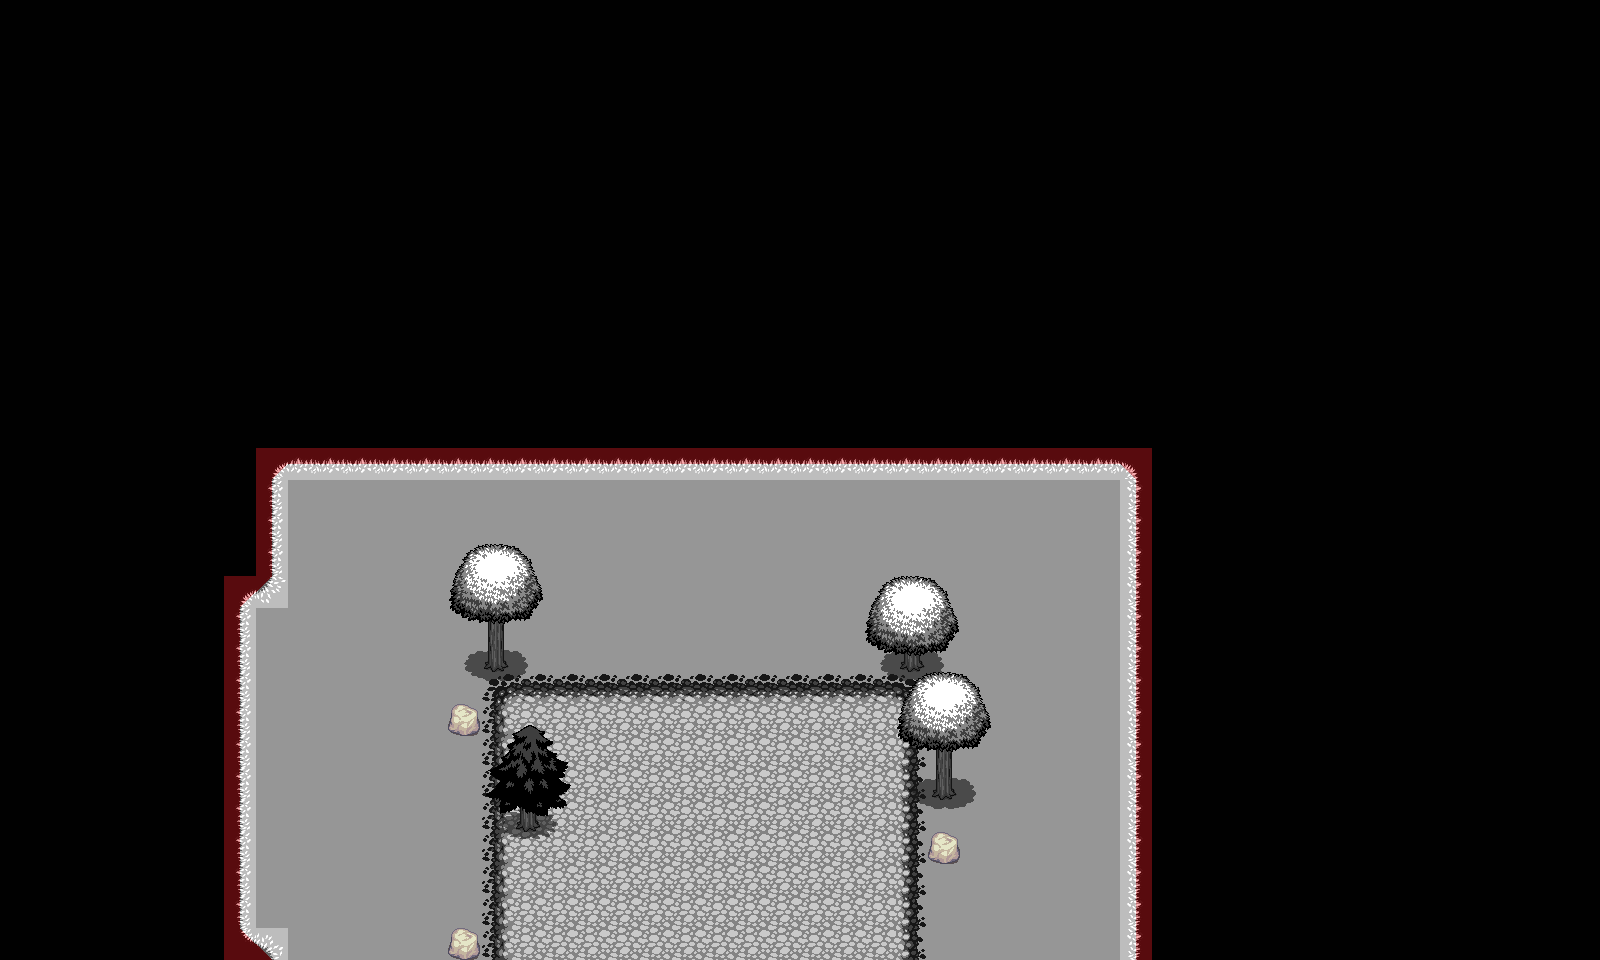

The image is a tile-based game level rendered from a .tmx file. Its description and source (layers, tilesets, objects; grid data summarised) follow:
An orthogonal 50x30 tile map with 32x32 px tiles, 6 tile layers (Background, Ground, Overground, GroundObjects, ...), 53 tilesets and 17 objects.

<map version="1.0" orientation="orthogonal" renderorder="right-down" width="50" height="30" tilewidth="32" tileheight="32" nextobjectid="16">
 <tileset firstgid="1" name="col_half_right" tilewidth="32" tileheight="32" tilecount="1" columns="1">
  <image source="../col_half_right.png" width="32" height="32" />
  <tile id="0">
   <objectgroup draworder="index">
    <object id="2" x="16" y="0" width="16" height="32" />
   </objectgroup>
  </tile>
 </tileset>
 <tileset firstgid="2" name="col_half_left" tilewidth="32" tileheight="32" tilecount="1" columns="1">
  <image source="../col_half_left.png" width="32" height="32" />
  <tile id="0">
   <objectgroup draworder="index">
    <object id="1" x="0" y="0" width="16" height="32" />
   </objectgroup>
  </tile>
 </tileset>
 <tileset firstgid="3" name="col_half_bottom" tilewidth="32" tileheight="32" tilecount="1" columns="1">
  <image source="../col_half_bottom.png" width="32" height="32" />
  <tile id="0">
   <objectgroup draworder="index">
    <object id="1" x="0" y="16" width="32" height="16" />
   </objectgroup>
  </tile>
 </tileset>
 <tileset firstgid="4" name="col_half_top" tilewidth="32" tileheight="32" tilecount="1" columns="1">
  <image source="../col_half_top.png" width="32" height="32" />
  <tile id="0">
   <objectgroup draworder="index">
    <object id="1" x="0" y="0" width="32" height="16" />
   </objectgroup>
  </tile>
 </tileset>
 <tileset firstgid="5" name="water" tilewidth="32" tileheight="32" tilecount="18" columns="3">
  <image source="../LPC Base Assets/LPC Base Assets/tiles/water.png" width="96" height="192" />
 </tileset>
 <tileset firstgid="23" name="grass" tilewidth="32" tileheight="32" tilecount="18" columns="3">
  <image source="../LPC Base Assets/LPC Base Assets/tiles/grass.png" width="96" height="192" />
  <terraintypes>
   <terrain name="grass" tile="-1">
    <properties>
     <property name="unity:tag" value="DoorsLayer" />
    </properties>
   </terrain>
  </terraintypes>
  <tile id="1" terrain="0,0,0," />
  <tile id="2" terrain="0,0,,0" />
  <tile id="4" terrain="0,,0,0" />
  <tile id="5" terrain=",0,0,0" />
  <tile id="6" terrain=",,,0" />
  <tile id="7" terrain=",,0,0" />
  <tile id="8" terrain=",,0," />
  <tile id="9" terrain=",0,,0" />
  <tile id="10" terrain="0,0,0,0" />
  <tile id="11" terrain="0,,0," />
  <tile id="12" terrain=",0,," />
  <tile id="13" terrain="0,0,," />
  <tile id="14" terrain="0,,," />
 </tileset>
 <tileset firstgid="41" name="col_triangle1" tilewidth="32" tileheight="32" tilecount="1" columns="1">
  <image source="../col_triangle1.png" width="32" height="32" />
  <tile id="0">
   <objectgroup draworder="index">
    <object id="1" x="32" y="15.9091">
     <polygon points="0,0 -16,15.9091 0,16.0909" />
    </object>
   </objectgroup>
  </tile>
 </tileset>
 <tileset firstgid="42" name="col_triangle2" tilewidth="32" tileheight="32" tilecount="1" columns="1">
  <image source="../col_triangle2.png" width="32" height="32" />
  <tile id="0">
   <objectgroup draworder="index">
    <object id="1" x="0.181818" y="15.8182">
     <polygon points="0,0 16,16.0909 -0.181818,16.1818" />
    </object>
   </objectgroup>
  </tile>
 </tileset>
 <tileset firstgid="43" name="col_triangle3" tilewidth="32" tileheight="32" tilecount="1" columns="1">
  <image source="../col_triangle3.png" width="32" height="32" />
  <tile id="0">
   <objectgroup draworder="index">
    <object id="1" x="-0.181818" y="15.7273">
     <polygon points="0,0 16.1818,-15.7273 0.181818,-15.7273" />
    </object>
   </objectgroup>
  </tile>
 </tileset>
 <tileset firstgid="44" name="col_triangle4" tilewidth="32" tileheight="32" tilecount="1" columns="1">
  <image source="../col_triangle4.png" width="32" height="32" />
  <tile id="0">
   <objectgroup draworder="index">
    <object id="1" x="16.0909" y="0">
     <polygon points="0,0 15.8182,16 15.9091,0" />
    </object>
   </objectgroup>
  </tile>
 </tileset>
 <tileset firstgid="45" name="col_triangle_inv4" tilewidth="32" tileheight="32" tilecount="1" columns="1">
  <image source="../col_triangle_inv4.png" width="32" height="32" />
  <tile id="0">
   <objectgroup draworder="index">
    <object id="2" x="16.0909" y="0">
     <polygon points="0,0 15.9091,0 15.9091,32 -16.0909,32 -16.2727,16.4545" />
    </object>
   </objectgroup>
  </tile>
 </tileset>
 <tileset firstgid="46" name="col_triangle_inv1" tilewidth="32" tileheight="32" tilecount="1" columns="1">
  <image source="../col_triangle_inv1.png" width="32" height="32" />
  <tile id="0">
   <objectgroup draworder="index">
    <object id="1" x="-0.0909091" y="-0.0909091">
     <polyline points="0,0 15.7273,-0.0909091 32,16.0909 32.0909,32.0909 0.0909091,32.0909 0.0909091,0.0909091" />
    </object>
   </objectgroup>
  </tile>
 </tileset>
 <tileset firstgid="47" name="col_triangle_inv2" tilewidth="32" tileheight="32" tilecount="1" columns="1">
  <image source="../col_triangle_inv2.png" width="32" height="32" />
  <tile id="0">
   <objectgroup draworder="index">
    <object id="1" x="0.272727" y="-0.0909091">
     <polyline points="0,0 31.7273,0.0909091 31.7273,15.8182 15.8182,32 -0.272727,32.0909 -0.272727,0.0909091" />
    </object>
   </objectgroup>
  </tile>
 </tileset>
 <tileset firstgid="48" name="col_triangle_inv3" tilewidth="32" tileheight="32" tilecount="1" columns="1">
  <image source="../col_triangle_inv3.png" width="32" height="32" />
  <tile id="0">
   <objectgroup draworder="index">
    <object id="1" x="0" y="-0.0909091">
     <polyline points="0,0 32,0.0909091 32,32.0909 16.1818,32 0.0909091,16 0,0.0909091" />
    </object>
   </objectgroup>
  </tile>
 </tileset>
 <tileset firstgid="49" name="cement" tilewidth="32" tileheight="32" tilecount="18" columns="3">
  <image source="../LPC Base Assets/LPC Base Assets/tiles/cement.png" width="96" height="192" />
 </tileset>
 <tileset firstgid="67" name="cementstair" tilewidth="32" tileheight="32" tilecount="20" columns="5">
  <image source="../LPC Base Assets/LPC Base Assets/tiles/cementstair.png" width="160" height="128" />
 </tileset>
 <tileset firstgid="87" name="chests" tilewidth="32" tileheight="32" tilecount="6" columns="2">
  <image source="../LPC Base Assets/LPC Base Assets/tiles/chests.png" width="64" height="96" />
 </tileset>
 <tileset firstgid="93" name="country" tilewidth="32" tileheight="32" tilecount="20" columns="5">
  <image source="../LPC Base Assets/LPC Base Assets/tiles/country.png" width="160" height="128" />
 </tileset>
 <tileset firstgid="113" name="cup" tilewidth="32" tileheight="32" tilecount="2" columns="1">
  <image source="../LPC Base Assets/LPC Base Assets/tiles/cup.png" width="32" height="64" />
 </tileset>
 <tileset firstgid="115" name="dirt" tilewidth="32" tileheight="32" tilecount="18" columns="3">
  <image source="../LPC Base Assets/LPC Base Assets/tiles/dirt.png" width="96" height="192" />
  <terraintypes>
   <terrain name="dirt" tile="-1" />
  </terraintypes>
  <tile id="1" terrain="0,0,0," />
  <tile id="2" terrain="0,0,,0" />
  <tile id="4" terrain="0,,0,0" />
  <tile id="5" terrain=",0,0,0" />
  <tile id="6" terrain=",,,0" />
  <tile id="7" terrain=",,0,0" />
  <tile id="8" terrain=",,0," />
  <tile id="9" terrain=",0,,0" />
  <tile id="10" terrain="0,0,0,0" />
  <tile id="11" terrain="0,,0," />
  <tile id="12" terrain=",0,," />
  <tile id="13" terrain="0,0,," />
  <tile id="14" terrain="0,,," />
 </tileset>
 <tileset firstgid="133" name="dirt2" tilewidth="32" tileheight="32" tilecount="18" columns="3">
  <image source="../LPC Base Assets/LPC Base Assets/tiles/dirt2.png" width="96" height="192" />
 </tileset>
 <tileset firstgid="151" name="dungeon" tilewidth="32" tileheight="32" tilecount="104" columns="13">
  <image source="../LPC Base Assets/LPC Base Assets/tiles/dungeon.png" width="416" height="256" />
 </tileset>
 <tileset firstgid="255" name="grass" tilewidth="32" tileheight="32" tilecount="18" columns="3">
  <image source="../LPC Base Assets/LPC Base Assets/tiles/grass.png" width="96" height="192" />
 </tileset>
 <tileset firstgid="273" name="grassalt" tilewidth="32" tileheight="32" tilecount="18" columns="3">
  <image source="../LPC Base Assets/LPC Base Assets/tiles/grassalt.png" width="96" height="192" />
  <terraintypes>
   <terrain name="grass2" tile="-1" />
  </terraintypes>
  <tile id="1" terrain="0,0,0," />
  <tile id="2" terrain="0,0,,0" />
  <tile id="4" terrain="0,,0,0" />
  <tile id="5" terrain=",0,0,0" />
  <tile id="6" terrain=",,,0" />
  <tile id="7" terrain=",,0,0" />
  <tile id="8" terrain=",,0," />
  <tile id="9" terrain=",0,,0" />
  <tile id="10" terrain="0,0,0,0" />
  <tile id="11" terrain="0,,0," />
  <tile id="12" terrain=",0,," />
  <tile id="13" terrain="0,0,," />
  <tile id="14" terrain="0,,," />
 </tileset>
 <tileset firstgid="291" name="hole" tilewidth="32" tileheight="32" tilecount="18" columns="3">
  <image source="../LPC Base Assets/LPC Base Assets/tiles/hole.png" width="96" height="192" />
 </tileset>
 <tileset firstgid="309" name="holek" tilewidth="32" tileheight="32" tilecount="18" columns="3">
  <image source="../LPC Base Assets/LPC Base Assets/tiles/holek.png" width="96" height="192" />
 </tileset>
 <tileset firstgid="327" name="holemid" tilewidth="32" tileheight="32" tilecount="18" columns="3">
  <image source="../LPC Base Assets/LPC Base Assets/tiles/holemid.png" width="96" height="192" />
 </tileset>
 <tileset firstgid="345" name="house" tilewidth="32" tileheight="32" tilecount="63" columns="9">
  <image source="../LPC Base Assets/LPC Base Assets/tiles/house.png" width="288" height="224" />
 </tileset>
 <tileset firstgid="408" name="inside" tilewidth="32" tileheight="32" tilecount="100" columns="10">
  <image source="../LPC Base Assets/LPC Base Assets/tiles/inside.png" width="320" height="320" />
 </tileset>
 <tileset firstgid="508" name="kitchen" tilewidth="32" tileheight="32" tilecount="8" columns="2">
  <image source="../LPC Base Assets/LPC Base Assets/tiles/kitchen.png" width="64" height="128" />
 </tileset>
 <tileset firstgid="516" name="lava" tilewidth="32" tileheight="32" tilecount="18" columns="3">
  <image source="../LPC Base Assets/LPC Base Assets/tiles/lava.png" width="96" height="192" />
 </tileset>
 <tileset firstgid="534" name="lavarock" tilewidth="32" tileheight="32" tilecount="18" columns="3">
  <image source="../LPC Base Assets/LPC Base Assets/tiles/lavarock.png" width="96" height="192" />
  <terraintypes>
   <terrain name="lavarock" tile="-1" />
  </terraintypes>
  <tile id="1" terrain="0,0,0," />
  <tile id="2" terrain="0,0,,0" />
  <tile id="4" terrain="0,,0,0" />
  <tile id="5" terrain=",0,0,0" />
  <tile id="6" terrain=",,,0" />
  <tile id="7" terrain=",,0,0" />
  <tile id="8" terrain=",,0," />
  <tile id="9" terrain=",0,,0" />
  <tile id="10" terrain="0,0,0,0" />
  <tile id="11" terrain="0,,0," />
  <tile id="12" terrain=",0,," />
  <tile id="13" terrain="0,0,," />
  <tile id="14" terrain="0,,," />
 </tileset>
 <tileset firstgid="552" name="mountains" tilewidth="32" tileheight="32" tilecount="108" columns="12">
  <image source="../LPC Base Assets/LPC Base Assets/tiles/mountains.png" width="384" height="288" />
 </tileset>
 <tileset firstgid="660" name="rock" tilewidth="32" tileheight="32" tilecount="2" columns="2">
  <image source="../LPC Base Assets/LPC Base Assets/tiles/rock.png" width="64" height="32" />
 </tileset>
 <tileset firstgid="662" name="signs" tilewidth="32" tileheight="32" tilecount="6" columns="3">
  <image source="../LPC Base Assets/LPC Base Assets/tiles/signs.png" width="96" height="64" />
 </tileset>
 <tileset firstgid="668" name="stairs" tilewidth="32" tileheight="32" tilecount="112" columns="8">
  <image source="../LPC Base Assets/LPC Base Assets/tiles/stairs.png" width="256" height="448" />
 </tileset>
 <tileset firstgid="780" name="treetop" tilewidth="32" tileheight="32" tilecount="42" columns="6">
  <image source="../LPC Base Assets/LPC Base Assets/tiles/treetop.png" width="192" height="224" />
 </tileset>
 <tileset firstgid="822" name="trunk" tilewidth="32" tileheight="32" tilecount="18" columns="6">
  <image source="../LPC Base Assets/LPC Base Assets/tiles/trunk.png" width="192" height="96" />
 </tileset>
 <tileset firstgid="840" name="victoria" tilewidth="32" tileheight="32" tilecount="55" columns="11">
  <image source="../LPC Base Assets/LPC Base Assets/tiles/victoria.png" width="352" height="160" />
 </tileset>
 <tileset firstgid="895" name="water" tilewidth="32" tileheight="32" tilecount="18" columns="3">
  <image source="../LPC Base Assets/LPC Base Assets/tiles/water.png" width="96" height="192" />
 </tileset>
 <tileset firstgid="913" name="waterfall" tilewidth="32" tileheight="32" tilecount="15" columns="3">
  <image source="../LPC Base Assets/LPC Base Assets/tiles/waterfall.png" width="96" height="160" />
 </tileset>
 <tileset firstgid="928" name="watergrass" tilewidth="32" tileheight="32" tilecount="18" columns="3">
  <image source="../LPC Base Assets/LPC Base Assets/tiles/watergrass.png" width="96" height="192" />
 </tileset>
 <tileset firstgid="946" name="barrel" tilewidth="32" tileheight="32" tilecount="8" columns="4">
  <image source="../LPC Base Assets/LPC Base Assets/tiles/barrel.png" width="128" height="64" />
 </tileset>
 <tileset firstgid="954" name="brackish" tilewidth="32" tileheight="32" tilecount="18" columns="3">
  <image source="../LPC Base Assets/LPC Base Assets/tiles/brackish.png" width="96" height="192" />
 </tileset>
 <tileset firstgid="972" name="bridges" tilewidth="32" tileheight="32" tilecount="42" columns="6">
  <image source="../LPC Base Assets/LPC Base Assets/tiles/bridges.png" width="192" height="224" />
 </tileset>
 <tileset firstgid="1014" name="buckets" tilewidth="32" tileheight="32" tilecount="6" columns="3">
  <image source="../LPC Base Assets/LPC Base Assets/tiles/buckets.png" width="96" height="64" />
 </tileset>
 <tileset firstgid="1020" name="cabinets" tilewidth="32" tileheight="32" tilecount="78" columns="6">
  <image source="../LPC Base Assets/LPC Base Assets/tiles/cabinets.png" width="192" height="416" />
 </tileset>
 <tileset firstgid="1098" name="castle_lightsources" tilewidth="32" tileheight="32" tilecount="20" columns="5">
  <image source="../LPC Base Assets/LPC Base Assets/tiles/castle_lightsources.png" width="160" height="128" />
 </tileset>
 <tileset firstgid="1118" name="castle_outside" tilewidth="32" tileheight="32" tilecount="187" columns="17">
  <image source="../LPC Base Assets/LPC Base Assets/tiles/castle_outside.png" width="544" height="352" />
 </tileset>
 <tileset firstgid="1305" name="castlefloors" tilewidth="32" tileheight="32" tilecount="100" columns="10">
  <image source="../LPC Base Assets/LPC Base Assets/tiles/castlefloors.png" width="320" height="320" />
 </tileset>
 <tileset firstgid="1405" name="castlefloors_outside" tilewidth="32" tileheight="32" tilecount="20" columns="4">
  <image source="../LPC Base Assets/LPC Base Assets/tiles/castlefloors_outside.png" width="128" height="160" />
 </tileset>
 <tileset firstgid="1425" name="castlewalls" tilewidth="32" tileheight="32" tilecount="180" columns="12">
  <image source="../LPC Base Assets/LPC Base Assets/tiles/castlewalls.png" width="384" height="480" />
 </tileset>
 <tileset firstgid="1605" name="red_tile" tilewidth="32" tileheight="32" tilecount="1" columns="1">
  <image source="../red_tile.png" width="32" height="32" />
  <tile id="0">
   <objectgroup draworder="index">
    <object id="1" x="0" y="0" width="32" height="32" />
   </objectgroup>
  </tile>
 </tileset>
 <layer name="Background" width="50" height="30">
  <properties>
   <property name="unity:sortingLayerName" value="Background" />
  </properties>
  <data>[1500 cells, 1500 non-empty, 1 distinct tile ids]</data>
 </layer>
 <layer name="Ground" width="50" height="30">
  <properties>
   <property name="unity:sortingLayerName" value="Ground" />
  </properties>
  <data>[1500 cells, 460 non-empty, 9 distinct tile ids]</data>
 </layer>
 <layer name="Overground" width="50" height="30">
  <properties>
   <property name="unity:sortingLayerName" value="Overground" />
  </properties>
  <data>[1500 cells, 126 non-empty, 6 distinct tile ids]</data>
 </layer>
 <layer name="GroundObjects" width="50" height="30">
  <properties>
   <property name="unity:sortingLayerName" value="GroundObjects" />
  </properties>
  <data>[1500 cells, 39 non-empty, 19 distinct tile ids]</data>
 </layer>
 <layer name="TopObjects" width="50" height="30">
  <properties>
   <property name="unity:sortingLayerName" value="TopObjects" />
  </properties>
  <data>[1500 cells, 39 non-empty, 21 distinct tile ids]</data>
 </layer>
 <layer name="Collision" width="50" height="30" opacity="0.37">
  <data>[1500 cells, 60 non-empty, 8 distinct tile ids]</data>
 </layer>
 <objectgroup name="Spawns">
  <properties>
   <property name="unity:tag" value="SpawnLayer" />
  </properties>
  <object id="2" x="698.337" y="749" width="76" height="76">
   <properties>
    <property name="SpawnName" value="Enemy" />
    <property name="SpawnNumberMax" value="2" />
    <property name="SpawnNumberMin" value="1" />
   </properties>
   <ellipse />
  </object>
  <object id="4" x="314.333" y="722.333" width="81.3333" height="81.3333">
   <properties>
    <property name="SpawnName" value="BadEnemy" />
    <property name="SpawnNumber" value="1" />
   </properties>
   <ellipse />
  </object>
  <object id="15" x="698.333" y="939.667" width="10" height="10">
   <properties>
    <property name="SpawnName" value="Player" />
    <property name="SpawnNumber" value="1" />
   </properties>
   <ellipse />
  </object>
 </objectgroup>
 <objectgroup name="Doors">
  <properties>
   <property name="unity:tag" value="DoorsLayer" />
  </properties>
  <object id="10" x="510.667" y="957.333" width="392.667" height="12">
   <properties>
    <property name="DoorType" value="Down" />
   </properties>
  </object>
 </objectgroup>
</map>
